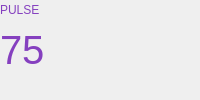
                     <widget class="QWidget" name="widget_33" native="true">
                      <layout class="QHBoxLayout" name="horizontalLayout_28" stretch="1,2">
                       <property name="spacing">
                        <number>0</number>
                       </property>
                       <property name="leftMargin">
                        <number>0</number>
                       </property>
                       <property name="topMargin">
                        <number>0</number>
                       </property>
                       <property name="rightMargin">
                        <number>0</number>
                       </property>
                       <property name="bottomMargin">
                        <number>0</number>
                       </property>
                       <item>
                        <widget class="QWidget" name="widget_36" native="true">
                         <layout class="QVBoxLayout" name="verticalLayout_14" stretch="1,3">
                          <property name="spacing">
                           <number>0</number>
                          </property>
                          <property name="leftMargin">
                           <number>0</number>
                          </property>
                          <property name="topMargin">
                           <number>0</number>
                          </property>
                          <property name="rightMargin">
                           <number>0</number>
                          </property>
                          <property name="bottomMargin">
                           <number>20</number>
                          </property>
                          <item>
                           <widget class="QLabel" name="label_30">
                            <property name="palette">
                             <palette>
                              <active>
                               <colorrole role="WindowText">
                                <brush brushstyle="SolidPattern">
                                 <color alpha="255">
                                  <red>133</red>
                                  <green>64</green>
                                  <blue>191</blue>
                                 </color>
                                </brush>
                               </colorrole>
                               <colorrole role="Button">
                                <brush brushstyle="SolidPattern">
                                 <color alpha="255">
                                  <red>85</red>
                                  <green>170</green>
                                  <blue>255</blue>
                                 </color>
                                </brush>
                               </colorrole>
                               <colorrole role="Base">
                                <brush brushstyle="SolidPattern">
                                 <color alpha="255">
                                  <red>85</red>
                                  <green>170</green>
                                  <blue>255</blue>
                                 </color>
                                </brush>
                               </colorrole>
                               <colorrole role="Window">
                                <brush brushstyle="SolidPattern">
                                 <color alpha="255">
                                  <red>85</red>
                                  <green>170</green>
                                  <blue>255</blue>
                                 </color>
                                </brush>
                               </colorrole>
                              </active>
                              <inactive>
                               <colorrole role="WindowText">
                                <brush brushstyle="SolidPattern">
                                 <color alpha="255">
                                  <red>133</red>
                                  <green>64</green>
                                  <blue>191</blue>
                                 </color>
                                </brush>
                               </colorrole>
                               <colorrole role="Button">
                                <brush brushstyle="SolidPattern">
                                 <color alpha="255">
                                  <red>85</red>
                                  <green>170</green>
                                  <blue>255</blue>
                                 </color>
                                </brush>
                               </colorrole>
                               <colorrole role="Base">
                                <brush brushstyle="SolidPattern">
                                 <color alpha="255">
                                  <red>85</red>
                                  <green>170</green>
                                  <blue>255</blue>
                                 </color>
                                </brush>
                               </colorrole>
                               <colorrole role="Window">
                                <brush brushstyle="SolidPattern">
                                 <color alpha="255">
                                  <red>85</red>
                                  <green>170</green>
                                  <blue>255</blue>
                                 </color>
                                </brush>
                               </colorrole>
                              </inactive>
                              <disabled>
                               <colorrole role="WindowText">
                                <brush brushstyle="SolidPattern">
                                 <color alpha="255">
                                  <red>190</red>
                                  <green>190</green>
                                  <blue>190</blue>
                                 </color>
                                </brush>
                               </colorrole>
                               <colorrole role="Button">
                                <brush brushstyle="SolidPattern">
                                 <color alpha="255">
                                  <red>85</red>
                                  <green>170</green>
                                  <blue>255</blue>
                                 </color>
                                </brush>
                               </colorrole>
                               <colorrole role="Base">
                                <brush brushstyle="SolidPattern">
                                 <color alpha="255">
                                  <red>85</red>
                                  <green>170</green>
                                  <blue>255</blue>
                                 </color>
                                </brush>
                               </colorrole>
                               <colorrole role="Window">
                                <brush brushstyle="SolidPattern">
                                 <color alpha="255">
                                  <red>85</red>
                                  <green>170</green>
                                  <blue>255</blue>
                                 </color>
                                </brush>
                               </colorrole>
                              </disabled>
                             </palette>
                            </property>
                            <property name="text">
                             <string>PULSE</string>
                            </property>
                           </widget>
                          </item>
                          <item>
                           <widget class="QLabel" name="label_31">
                            <property name="palette">
                             <palette>
                              <active>
                               <colorrole role="WindowText">
                                <brush brushstyle="SolidPattern">
                                 <color alpha="255">
                                  <red>133</red>
                                  <green>64</green>
                                  <blue>191</blue>
                                 </color>
                                </brush>
                               </colorrole>
                               <colorrole role="Button">
                                <brush brushstyle="SolidPattern">
                                 <color alpha="255">
                                  <red>85</red>
                                  <green>170</green>
                                  <blue>255</blue>
                                 </color>
                                </brush>
                               </colorrole>
                               <colorrole role="Base">
                                <brush brushstyle="SolidPattern">
                                 <color alpha="255">
                                  <red>85</red>
                                  <green>170</green>
                                  <blue>255</blue>
                                 </color>
                                </brush>
                               </colorrole>
                               <colorrole role="Window">
                                <brush brushstyle="SolidPattern">
                                 <color alpha="255">
                                  <red>85</red>
                                  <green>170</green>
                                  <blue>255</blue>
                                 </color>
                                </brush>
                               </colorrole>
                              </active>
                              <inactive>
                               <colorrole role="WindowText">
                                <brush brushstyle="SolidPattern">
                                 <color alpha="255">
                                  <red>133</red>
                                  <green>64</green>
                                  <blue>191</blue>
                                 </color>
                                </brush>
                               </colorrole>
                               <colorrole role="Button">
                                <brush brushstyle="SolidPattern">
                                 <color alpha="255">
                                  <red>85</red>
                                  <green>170</green>
                                  <blue>255</blue>
                                 </color>
                                </brush>
                               </colorrole>
                               <colorrole role="Base">
                                <brush brushstyle="SolidPattern">
                                 <color alpha="255">
                                  <red>85</red>
                                  <green>170</green>
                                  <blue>255</blue>
                                 </color>
                                </brush>
                               </colorrole>
                               <colorrole role="Window">
                                <brush brushstyle="SolidPattern">
                                 <color alpha="255">
                                  <red>85</red>
                                  <green>170</green>
                                  <blue>255</blue>
                                 </color>
                                </brush>
                               </colorrole>
                              </inactive>
                              <disabled>
                               <colorrole role="WindowText">
                                <brush brushstyle="SolidPattern">
                                 <color alpha="255">
                                  <red>190</red>
                                  <green>190</green>
                                  <blue>190</blue>
                                 </color>
                                </brush>
                               </colorrole>
                               <colorrole role="Button">
                                <brush brushstyle="SolidPattern">
                                 <color alpha="255">
                                  <red>85</red>
                                  <green>170</green>
                                  <blue>255</blue>
                                 </color>
                                </brush>
                               </colorrole>
                               <colorrole role="Base">
                                <brush brushstyle="SolidPattern">
                                 <color alpha="255">
                                  <red>85</red>
                                  <green>170</green>
                                  <blue>255</blue>
                                 </color>
                                </brush>
                               </colorrole>
                               <colorrole role="Window">
                                <brush brushstyle="SolidPattern">
                                 <color alpha="255">
                                  <red>85</red>
                                  <green>170</green>
                                  <blue>255</blue>
                                 </color>
                                </brush>
                               </colorrole>
                              </disabled>
                             </palette>
                            </property>
                            <property name="font">
                             <font>
                              <pointsize>30</pointsize>
                             </font>
                            </property>
                            <property name="text">
                             <string>75</string>
                            </property>
                           </widget>
                          </item>
                         </layout>
                        </widget>
                       </item>
                       <item>
                        <widget class="CompressedWave" name="pulseWdt" native="true"/>
                       </item>
                      </layout>
                     </widget>
